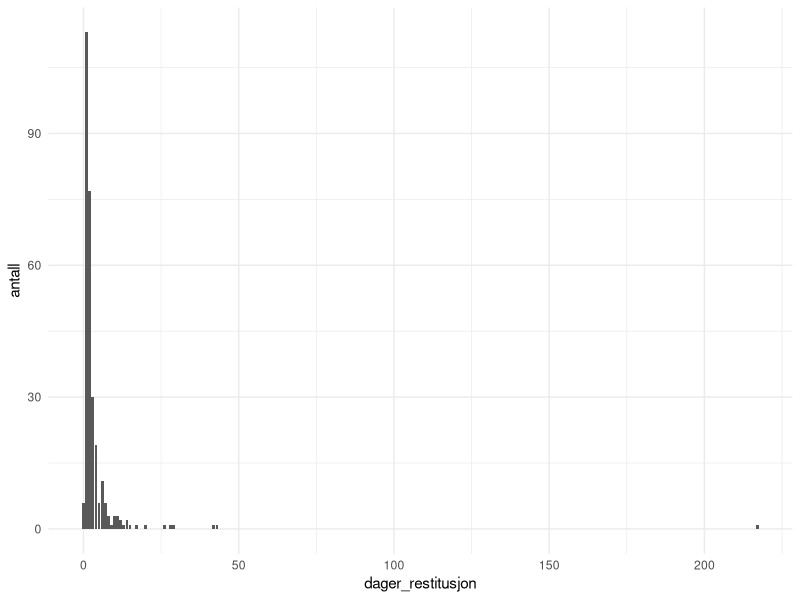
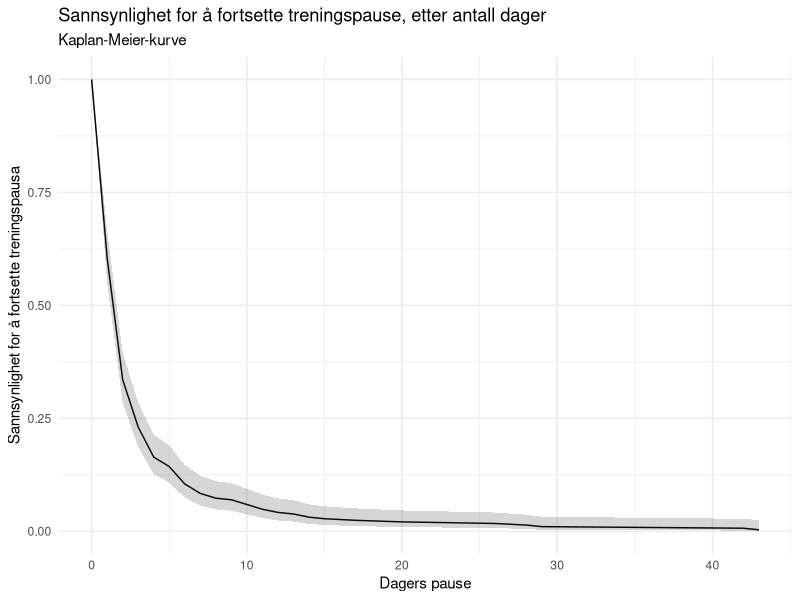
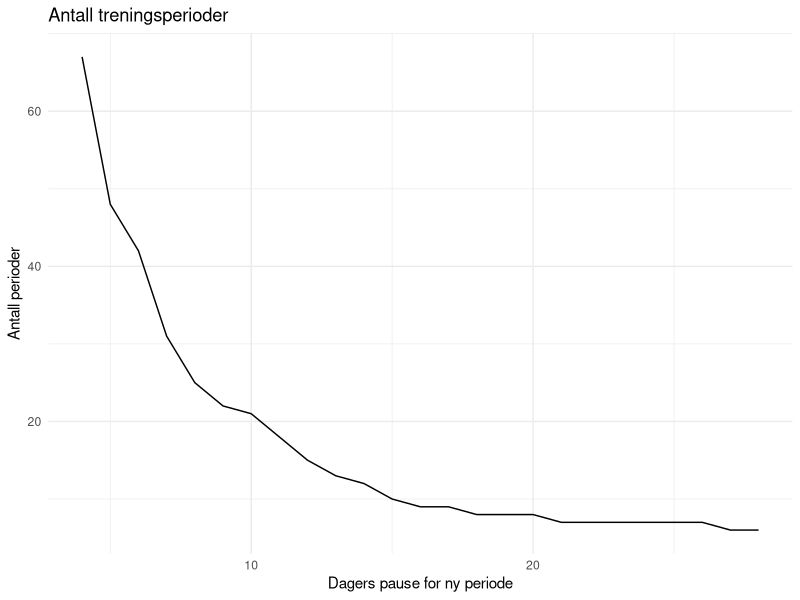
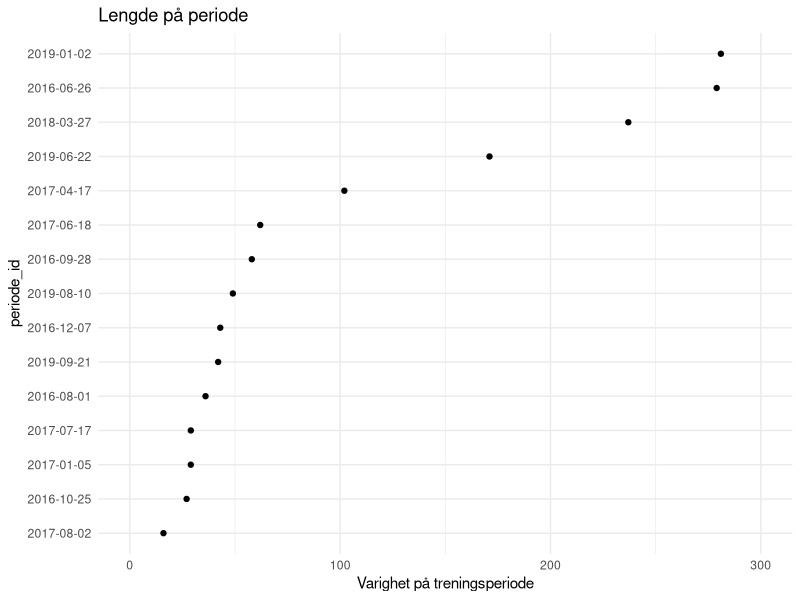
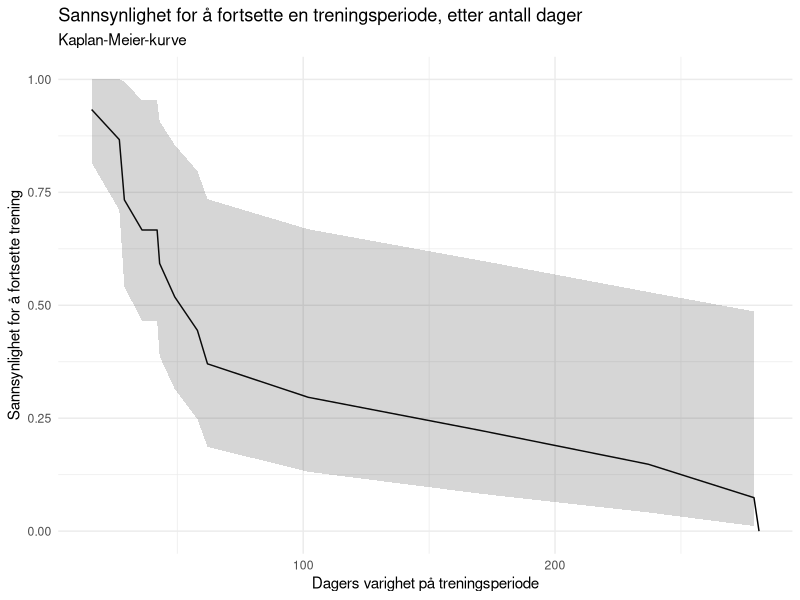

Write R code to recreate these figures, in order.
## ---- chunk 1
library(tidyverse)
library(lubridate)
library(survival)

#settings
theme_set(theme_minimal())
set.seed(1106)
options(scipen = 100)

#data
df <- read.csv2("runtastic_1.csv", stringsAsFactors=FALSE)

df = mutate(df, 
            start_time = as.POSIXct(start_time/1000, origin="1970-01-01"),
            end_time = as.POSIXct(end_time/1000, origin="1970-01-01"),
            dato = as.Date(ymd_hms(start_time))
)
## ---- chunk 2
df_alle = data.frame(dato = seq(from = as.Date(ymd_hms(min(df$start_time))), to = as.Date(ymd_hms(max(df$start_time))), by = 1)) %>%
  left_join(., df) %>%
  arrange(dato) %>%
  mutate(er_trening = ifelse(is.na(start_time), FALSE, TRUE)
         ) 
#her må jeg også håndtere datoer som har to treningsøkter registrert.
## ---- chunk 3
i = 1
j = 0
`økt` = 0 

df_alle$dager_siden_trening = NULL
df_alle$økt_id = NULL

#faktisk
for(i in 1:length(df_alle$dato)){
  if(df_alle$er_trening[[i]] == TRUE){
    j = 0
    `økt` = `økt` + 1
    df_alle$dager_siden_trening[[i]] = j
    df_alle$`økt_id`[[i]] = `økt`
  }
  if(df_alle$er_trening[[i]] == FALSE){
    j = j+1
    df_alle$dager_siden_trening[[i]] = j
    df_alle$`økt_id`[[i]] = `økt`
  }
}

#av en eller anna grunn, jeg forstår ikke hvorfor, blir variablene som redigeres her
#lister. Dette er jo noe nytt R har begynt med siden jeg først lagde denne
#unlister dem ganske enkelt ???

df_alle = mutate(df_alle,
                 dager_siden_trening = unlist(dager_siden_trening),
                 `økt_id` = unlist(`økt_id`)
                 )

temp1 = group_by(df_alle, `økt_id`) %>%
  summarise(dager_restitusjon = max(dager_siden_trening))

temp2 = ungroup(temp1) %>%
  group_by(dager_restitusjon) %>%
  summarise(antall = n())

ggplot(data = temp2) + 
  geom_col(aes(x = dager_restitusjon, y = antall))

## ---- chunk 4
df_survival = ungroup(df_alle) %>%
  select(dato, dager_siden_trening, økt_id, er_trening) %>%
  group_by(økt_id) %>%
  filter(dager_siden_trening == max(dager_siden_trening)) %>%
  mutate(
    pauselengde = dager_siden_trening,
    hendelse = !er_trening
    )

#en kikk på Surv-objektet
trening_survival = survfit(Surv(pauselengde, hendelse == TRUE)~1, data = df_survival)
trening_survival

temp = broom::tidy(trening_survival) %>%
  filter(time < 50)

ggplot(data = temp, aes(x = time, y = estimate))+
  geom_line() +
  geom_ribbon(aes(ymin=conf.low,ymax=conf.high),alpha=0.2) +
  labs(x = "Dagers pause", y = "Sannsynlighet for å fortsette treningspausa", title = "Sannsynlighet for å fortsette treningspause, etter antall dager", subtitle = "Kaplan-Meier-kurve")


## ---- chunk 5
#settings for loopen i pauselengder
temp = data.frame(pauselengde = 4:28, antall_perioder = NA)

for(a in min(temp$pauselengde):max(temp$pauselengde)){
#settings for treningsloopen
i = 1
df_alle$periode[[1]] = 1
periode = 1 

for(i in 2:length(df_alle$dato)){
  if(df_alle$er_trening[[i]] == TRUE){
    if(df_alle$dager_siden_trening[[i-1]] <= a-1){
      df_alle$periode[[i]] = periode
    }
    if(df_alle$dager_siden_trening[[i-1]] > a-1){
      periode = periode + 1
      df_alle$periode[[i]] = periode
    }
  }
  if(df_alle$er_trening[[i]] == FALSE){
    df_alle$periode[[i]] = periode
  }
}
 df_alle$periode = unlist(df_alle$periode)
 temp[a - (min(temp$pauselengde)-1),2] = max(df_alle$periode)
}


ggplot(data = temp) + 
  geom_line(aes(x = pauselengde, y = antall_perioder)) + 
  labs(title = "Antall treningsperioder", x = "Dagers pause for ny periode", y = "Antall perioder")

## ---- chunk 6
#settings for treningsloopen
i = 1
df_alle$periode[[1]] = 1
periode = 1 

for(i in 2:length(df_alle$dato)){
  if(df_alle$er_trening[[i]] == TRUE){
    if(df_alle$dager_siden_trening[[i-1]] <= 11){
      df_alle$periode[[i]] = periode
    }
    if(df_alle$dager_siden_trening[[i-1]] > 11){
      periode = periode + 1
      df_alle$periode[[i]] = periode
    }
  }
  if(df_alle$er_trening[[i]] == FALSE){
    df_alle$periode[[i]] = periode
  }
}

df_alle = group_by(df_alle, periode)%>%
  mutate(dag_periode = seq_along(dato))

#lager en dataframe med den nødvendige informasjonen
df_survival = ungroup(df_alle) %>%
  select(dato, periode, dag_periode, er_trening) %>%
  group_by(periode) %>%
  filter(dag_periode == max(dag_periode)) %>%
  mutate(
    hendelse = !er_trening
    )
## ---- chunk 7
ggplot(data = df_survival) + 
  geom_point(aes(x = dag_periode, y = fct_reorder(as.factor(dato), dag_periode))) + 
  labs(x = "Varighet på treningsperiode", y = "periode_id", title = "Lengde på periode") + 
  scale_x_continuous(limits = c(0, 300))
## ---- chunk 8
#en kikk på Surv-objektet
trening_survival = survfit(Surv(dag_periode, hendelse == TRUE)~1, data = df_survival)
trening_survival

temp = broom::tidy(trening_survival)

ggplot(data = temp, aes(x = time, y = estimate))+
  geom_line() +
  geom_ribbon(aes(ymin=conf.low,ymax=conf.high),alpha=0.2) +
  labs(x = "Dagers varighet på treningsperiode", y = "Sannsynlighet for å fortsette trening", title = "Sannsynlighet for å fortsette en treningsperiode, etter antall dager", subtitle = "Kaplan-Meier-kurve")

